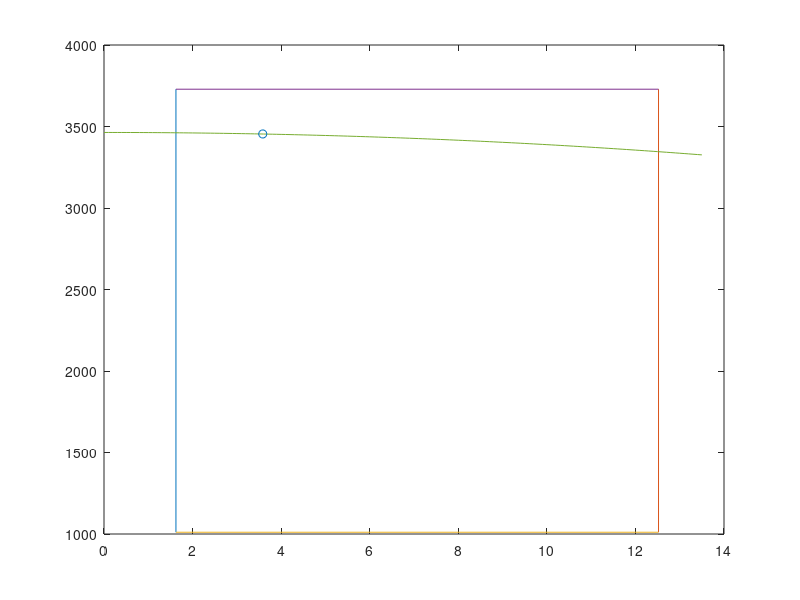

Reproduce this figure in MATLAB.
x_min=1.6244;
x_max=12.5214;
y_max=3728.81;
y_min=1010.806;
A=1.19044e-8;
B=6.09907e-5;
C=0.2838-0.141;
x=0:0.1:(x_max+1);
y=sqrt((C-B*x.^2)/A);
plot(x_min*[1 1],[y_min y_max]);hold on;
plot(x_max*[1 1],[y_min y_max]);hold on;
plot([x_min x_max],y_min*[1 1]);hold on;
plot([x_min x_max],y_max*[1 1]);hold on;
plot(x,y);hold on;
scatter(3.58460351978,3454.2487412474966)